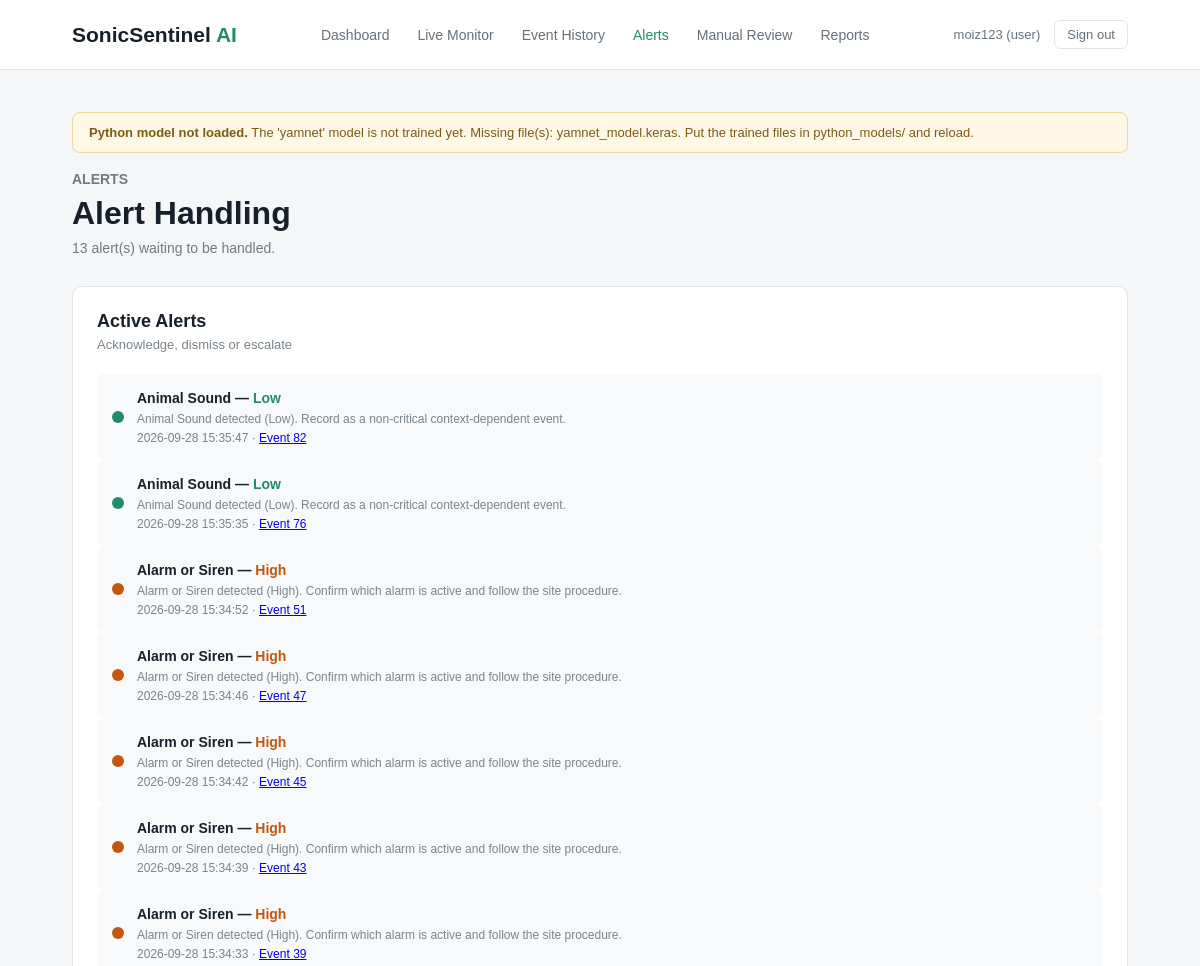
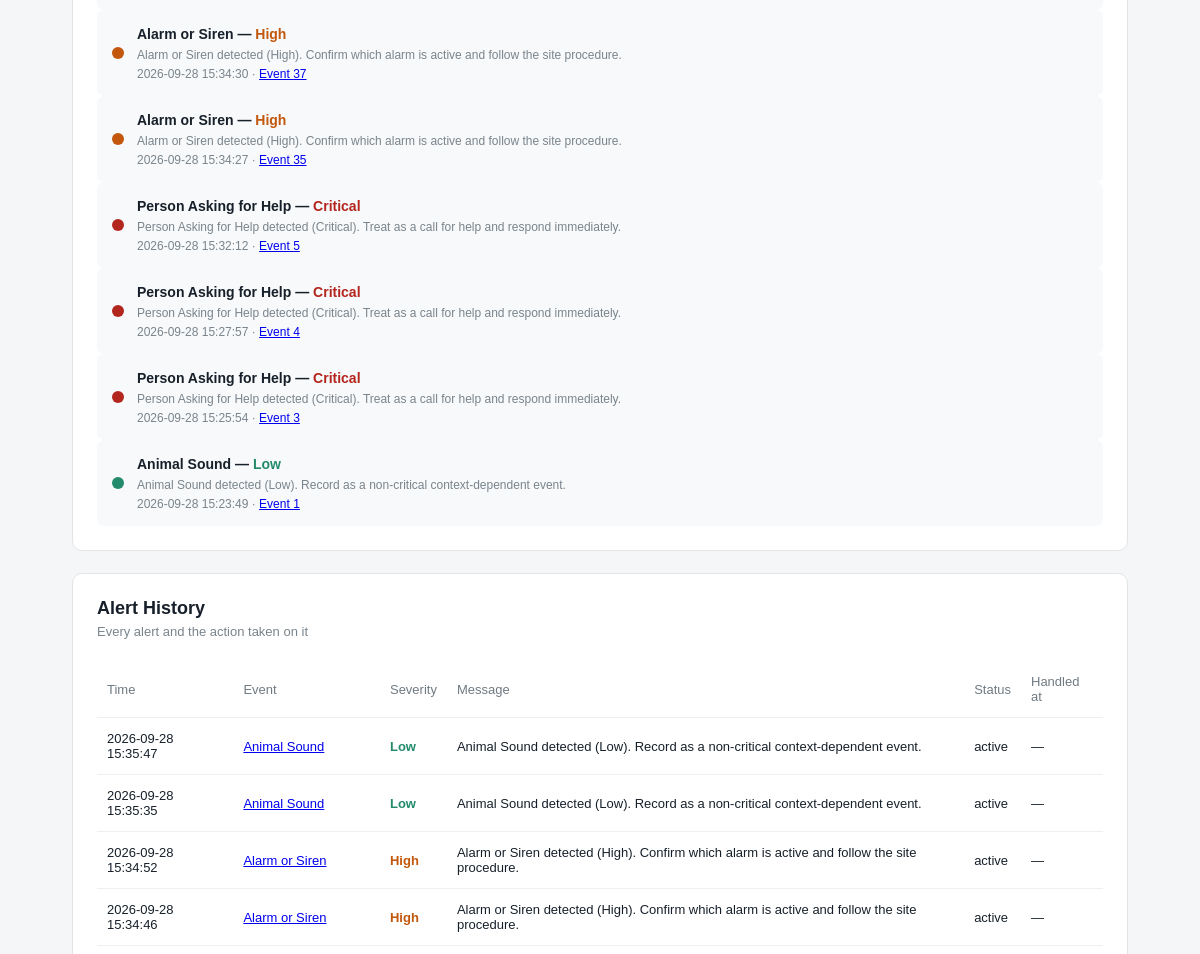
The app's page /alerts (signed in, upper part), older data (2 pictures, top to bottom).
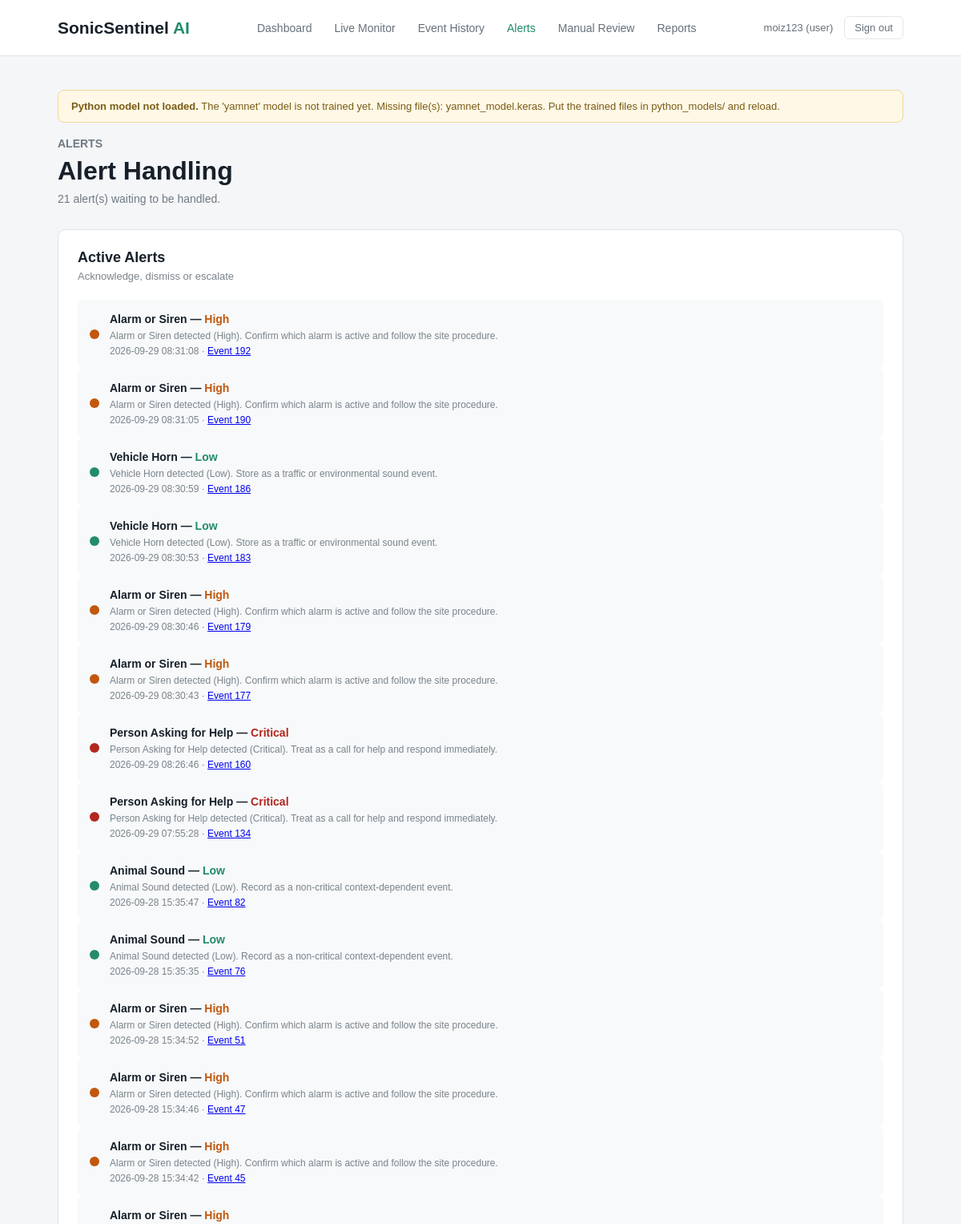
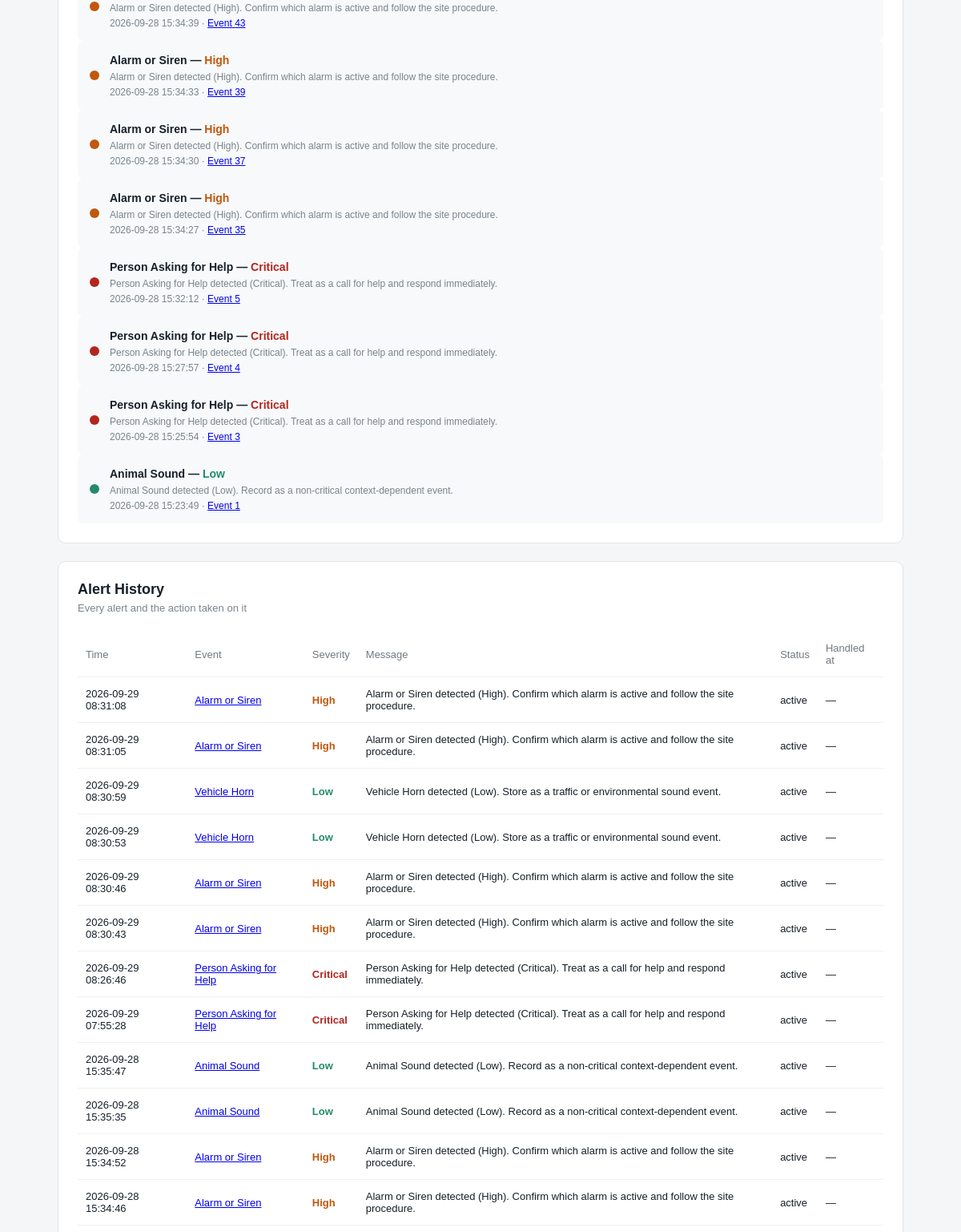
The same page, newer data (2 pictures, top to bottom).
### tables this page shows
CREATE TABLE alerts (
        alert_id INTEGER PRIMARY KEY,
        detection_id INTEGER NOT NULL,
        severity TEXT NOT NULL,
        message TEXT,
        status TEXT NOT NULL DEFAULT 'active',
        handled_by INTEGER,
        handled_at TEXT,
        created_at TEXT NOT NULL DEFAULT CURRENT_TIMESTAMP,

        FOREIGN KEY (detection_id) REFERENCES detections(detection_id),
        FOREIGN KEY (handled_by) REFERENCES users(user_id)
    );

CREATE TABLE detections (
        detection_id INTEGER PRIMARY KEY,
        audio_id INTEGER,
        segment_index INTEGER NOT NULL DEFAULT 0,
        start_sec REAL,
        end_sec REAL,

        python_class TEXT,
        python_scores TEXT,
        python_confidence REAL,
        python_model_version TEXT,

        gtm_class TEXT,
        gtm_scores TEXT,
        gtm_confidence REAL,
        gtm_model_version TEXT,

        agreement_status TEXT,
        confidence_difference REAL,
        top_two_margin REAL,
        overlapping_classes TEXT,

        quality TEXT,
        quality_notes TEXT,
        noise_level REAL,

        final_class TEXT,
        confidence_level TEXT,
        severity TEXT,
        alert_status TEXT,
        recommended_action TEXT,
        manual_review_required INTEGER NOT NULL DEFAULT 0,
        manual_review_reason TEXT,
        status TEXT NOT NULL DEFAULT 'Classified',
        reviewer_decision TEXT,

        waveform_path TEXT,
        spectrogram_path TEXT,

        created_at TEXT NOT NULL DEFAULT CURRENT_TIMESTAMP,

        FOREIGN KEY (audio_id) REFERENCES audio_files(audio_id)
    );

### app.py (the view, shortened to what this page needs)
@app.route("/alerts", methods=["GET", "POST"])
def alerts():
    user = current_user()
    if user is None:
        return redirect(url_for("login"))
    message = None
    error_message = None
    context = page_context()
    context["user"] = user
    return render_template(
        "alerts.html",
        active_alerts=database.get_alerts("active"),
        alert_history=database.get_alerts(),
        message=message,
        error_message=error_message,
        **context,
    )

### app.py (called while the page is built, shortened)
def current_user():
    user_id = session.get("user_id")
    if not user_id:
        return None
    return database.get_user(user_id)

def gtm_ready():
    model_file = os.path.join("gtm_model", "model.json")
    return bool(GTM_MODEL_URL) or os.path.exists(model_file)

def encoder_classes():
    import joblib
    path = os.path.join("python_models", LABEL_ENCODER_FILE)
    return [str(c) for c in joblib.load(path).classes_]

def gtm_label_check():
    meta = os.path.join("gtm_model", "metadata.json")
    if not os.path.exists(meta):
        return None
    try:
        with open(meta) as handle:
            labels = json.load(handle).get("labels")
    except ValueError as error:
        return f"gtm_model/metadata.json could not be read: {error}"
    try:
        expected = encoder_classes()
    except Exception as error:
        return f"label_encoder.pkl could not be read: {error}"

### config/config.py (called while the page is built)
def display_name(class_id):
    return CLASS_NAMES.get(class_id, class_id)

### database/database.py (called while the page is built)
def get_connection():
    connection = sqlite3.connect(DB_PATH)
    connection.row_factory = sqlite3.Row
    connection.execute("PRAGMA foreign_keys = ON")
    return connection

### templates/alerts.html (shortened to what this page needs)
{% extends "base.html" %}
{% set active_page = 'alerts' %}
{% block content %}
<section class="page-heading">
    <div>
        <p class="small-title">ALERTS</p>
        <h1>Alert Handling</h1>
        <p>{{ active_alerts|length }} alert(s) waiting to be handled.</p>
    </div>
</section>
<section class="card">
    <div class="card-heading">
        <div>
            <h2>Active Alerts</h2>
            <p>Acknowledge, dismiss or escalate</p>
        </div>
    </div>
    {% for alert in active_alerts %}
    <div class="alert-status">
        <div class="alert-dot severity-dot-{{ alert['severity']|lower }}"></div>
        <div class="alert-body">
            <strong>
                {{ display_name(alert['final_class'] or 'unknown') }} —
                <span class="severity-{{ alert['severity']|lower }}">{{ alert['severity'] }}</span>
            </strong>
            <p>{{ alert['message'] }}</p>
            <p class="muted">
                {{ alert['created_at'] }} ·
                <a href="{{ url_for('detection_detail', detection_id=alert['detection_id']) }}">Event {{ alert['detection_id'] }}</a>
            </p>
        </div>
    </div>
    {% else %}
    <div class="empty-result">
        <div class="empty-icon">&#10003;</div>
        <h3>No active alerts</h3>
        <p>Every alert has been handled.</p>
    </div>
    {% endfor %}
</section>
<section class="card events-card">
    <div class="card-heading">
        <div>
            <h2>Alert History</h2>
            <p>Every alert and the action taken on it</p>
        </div>
    </div>
    <div class="table-wrapper">
        <table>
            <thead>
                <tr>
                    <th>Time</th>
                    <th>Event</th>
                    <th>Severity</th>
                    <th>Message</th>
                    <th>Status</th>
                    <th>Handled at</th>
                </tr>
            </thead>
            <tbody>
                {% for alert in alert_history %}
                <tr>
                    <td>{{ alert['created_at'] }}</td>
                    <td>
                        <a href="{{ url_for('detection_detail', detection_id=alert['detection_id']) }}">
                            {{ display_name(alert['final_class'] or 'unknown') }}
                        </a>
                    </td>
                    <td><span class="severity-{{ alert['severity']|lower }}">{{ alert['severity'] }}</span></td>
                    <td>{{ alert['message'] }}</td>
                    <td>{{ alert['status'] }}</td>
                    <td>{{ alert['handled_at'] or '—' }}</td>
                </tr>
                {% else %}
                <tr><td colspan="6" class="muted">No alerts recorded yet.</td></tr>
                {% endfor %}
            </tbody>
        </table>
    </div>
</section>
{% endblock %}

Row changes from the older to the newer data that the page shows:
added alerts: severity "High", message "Alarm or Siren detected (High). Confirm which alarm is active and follow the site procedure.", created_at "2026-09-29 08:31:08", detection_id "192", status "active", alert "—"
added detections: final_class "Alarm or Siren"
added alerts: severity "High", message "Alarm or Siren detected (High). Confirm which alarm is active and follow the site procedure.", created_at "2026-09-29 08:31:05", detection_id "190", status "active", alert "—"
added detections: final_class "Alarm or Siren"
added alerts: severity "Low", message "Vehicle Horn detected (Low). Store as a traffic or environmental sound event.", created_at "2026-09-29 08:30:59", detection_id "186", status "active", alert "—"
added detections: final_class "Vehicle Horn"
added alerts: severity "Low", message "Vehicle Horn detected (Low). Store as a traffic or environmental sound event.", created_at "2026-09-29 08:30:53", detection_id "183", status "active", alert "—"
added detections: final_class "Vehicle Horn"
added alerts: severity "High", message "Alarm or Siren detected (High). Confirm which alarm is active and follow the site procedure.", created_at "2026-09-29 08:30:46", detection_id "179", status "active", alert "—"
added detections: final_class "Alarm or Siren"
added alerts: severity "High", message "Alarm or Siren detected (High). Confirm which alarm is active and follow the site procedure.", created_at "2026-09-29 08:30:43", detection_id "177", status "active", alert "—"
added detections: final_class "Alarm or Siren"
added alerts: severity "Critical", message "Person Asking for Help detected (Critical). Treat as a call for help and respond immediately.", created_at "2026-09-29 08:26:46", detection_id "160", status "active", alert "—"
added detections: final_class "Person Asking for Help"
added alerts: severity "Critical", message "Person Asking for Help detected (Critical). Treat as a call for help and respond immediately.", created_at "2026-09-29 07:55:28", detection_id "134", status "active", alert "—"
added detections: final_class "Person Asking for Help"
Text that changed along with them:
{{ active_alerts|length }}: "13" → "21"
